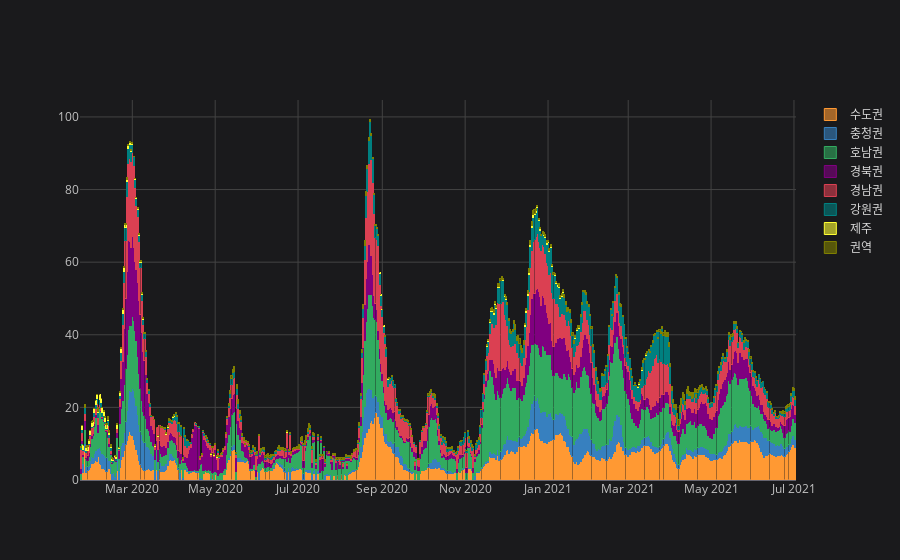

The notebook cell this image was saved under:
### Code cell
theme=cf.getThemes()
plz_area_msg_smoothed.iplot(kind='bar',barmode='stack',theme='space')

### Figure 1 — Plotly figure (JSON) as saved in the notebook; plotly's stock layout.template omitted (floating-point values rounded to 4 significant figures; data arrays with more than 128 entries replaced by an {"elided": "..."} marker saying what was removed)
{"data": [{"marker": {"color": "rgba(255, 153, 51, 0.6)", "line": {"color": "rgba(255, 153, 51, 1.0)", "width": 1}}, "name": "수도권", "orientation": "v", "text": "", "type": "bar", "x": {"elided": "526 str values"}, "y": {"elided": "526 float values"}}, {"marker": {"color": "rgba(55, 128, 191, 0.6)", "line": {"color": "rgba(55, 128, 191, 1.0)", "width": 1}}, "name": "충청권", "orientation": "v", "text": "", "type": "bar", "x": {"elided": "526 str values"}, "y": {"elided": "526 float values"}}, {"marker": {"color": "rgba(50, 171, 96, 0.6)", "line": {"color": "rgba(50, 171, 96, 1.0)", "width": 1}}, "name": "호남권", "orientation": "v", "text": "", "type": "bar", "x": {"elided": "526 str values"}, "y": {"elided": "526 float values"}}, {"marker": {"color": "rgba(128, 0, 128, 0.6)", "line": {"color": "rgba(128, 0, 128, 1.0)", "width": 1}}, "name": "경북권", "orientation": "v", "text": "", "type": "bar", "x": {"elided": "526 str values"}, "y": {"elided": "526 float values"}}, {"marker": {"color": "rgba(219, 64, 82, 0.6)", "line": {"color": "rgba(219, 64, 82, 1.0)", "width": 1}}, "name": "경남권", "orientation": "v", "text": "", "type": "bar", "x": {"elided": "526 str values"}, "y": {"elided": "526 float values"}}, {"marker": {"color": "rgba(0, 128, 128, 0.6)", "line": {"color": "rgba(0, 128, 128, 1.0)", "width": 1}}, "name": "강원권", "orientation": "v", "text": "", "type": "bar", "x": {"elided": "526 str values"}, "y": {"elided": "526 float values"}}, {"marker": {"color": "rgba(255, 255, 51, 0.6)", "line": {"color": "rgba(255, 255, 51, 1.0)", "width": 1}}, "name": "제주", "orientation": "v", "text": "", "type": "bar", "x": {"elided": "526 str values"}, "y": {"elided": "526 float values"}}, {"marker": {"color": "rgba(128, 128, 0, 0.6)", "line": {"color": "rgba(128, 128, 0, 1.0)", "width": 1}}, "name": "권역", "orientation": "v", "text": "", "type": "bar", "x": {"elided": "526 str values"}, "y": {"elided": "526 float values"}}], "layout": {"barmode": "stack", "legend": {"bgcolor": "#1A1A1C", "font": {"color": "#D9D9D9"}, "traceorder": "normal"}, "paper_bgcolor": "#1A1A1C", "plot_bgcolor": "#1A1A1C", "title": {"font": {"color": "#D9D9D9"}}, "xaxis": {"gridcolor": "#434343", "showgrid": true, "tickfont": {"color": "#C2C2C2"}, "title": {"font": {"color": "#D9D9D9"}, "text": ""}, "zerolinecolor": "#666570"}, "yaxis": {"gridcolor": "#434343", "showgrid": true, "tickfont": {"color": "#C2C2C2"}, "title": {"font": {"color": "#D9D9D9"}, "text": ""}, "zerolinecolor": "#666570"}}}
